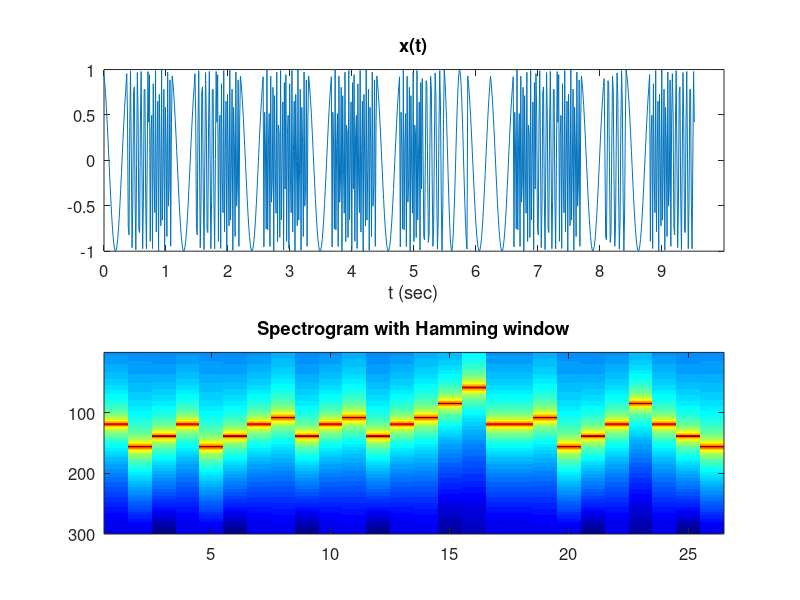

MATLAB code for this plot:
% file: e9_2_spectrogram_song_Hamming.m   % Read song .csv file, display wave and spectrogram 
% apply Hamming window to  each segment's samples before FFT
clear; close all; set(0,'defaultfigureposition',[100,100,700,600]);
  set(0,'defaultAxesFontSize',12);
X = csvread('victorstone.csv');  % expects a comma-separated-value text file of values
LX = length(X)      % size of sound vector (is 78000 samples)
S = 8192;           % sample rate, and number of points (of time, and FFT)
N = 26              % number of time segments
L = floor(LX/N)     % fft window length for spectrogram

XH = reshape(X(1:L*N),L,N); % partition into a matrix of L columns (segments)
n=[0:L-1]; Ham = [0.54+0.46*cos(pi*n/L)]';  % make a Hamming window
for c = 1:N          % apply Hamming window to each segment (column)
    XH(:,c) = XH(:,c).*Ham; % multiply each column of samples by Hamming window
end
spect = abs(fft(XH)); % spectrogram
spectL = flipud(spect(1:300,:));  % just pick low freqs to display, and move low freqs to bottom of graph 

t = linspace(0,LX/S,LX/100);  % times for a waveform plot: endtime is N/S (sample count / sample rate) 
figure, 
 subplot(2,1,1), plot(t,X(1:100:end)),title('x(t)'),xlabel('t (sec)'),xticks(0:9),
 subplot(2,1,2), imagesc(log(spectL)),colormap(jet),  % plot lower 300 freqs
    yticks([0:100:400]), title('Spectrogram with Hamming window');
%soundsc(X,S);
